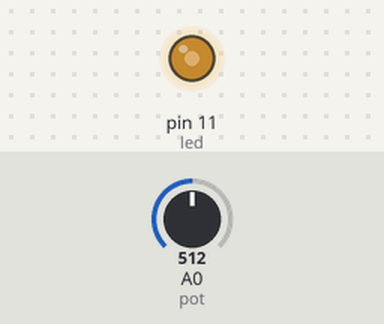
The sketch below on a simulated Arduino Uno, built with avr-gcc and run on an emulated ATmega328P. Parts: output pins drawn as LEDs (lit = HIGH). The inputs (shaded band) are chosen by the test bench; at power-on: A0 (pot) = 512.

Above: at 1.2 s.
1.3 s: A0 (pot) set to 716
At 1.8 s:
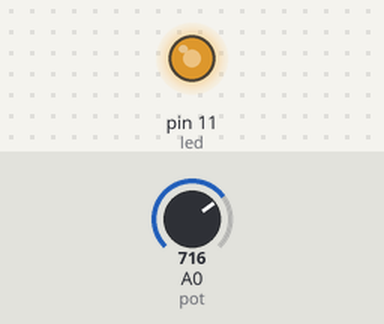
2.8 s: A0 (pot) set to 900
At 4.0 s:
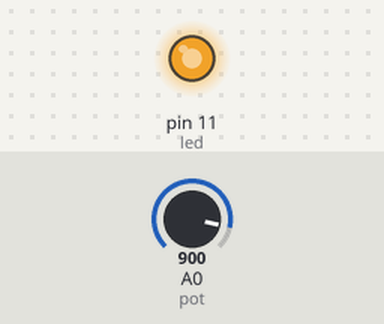
4.3 s: A0 (pot) set to 122
At 5.3 s:
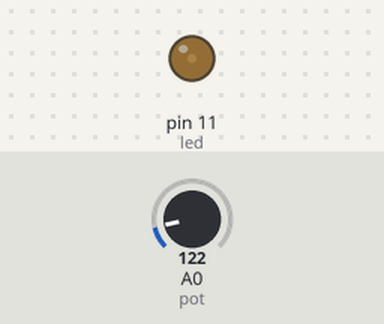
5.8 s: A0 (pot) set to 0
At 6.5 s:
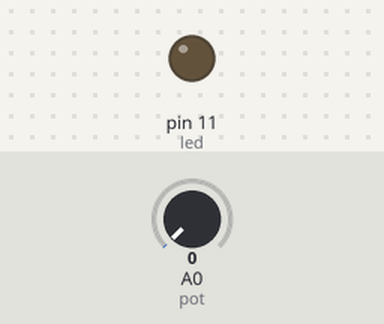
7.3 s: A0 (pot) set to 511
At 7.6 s:
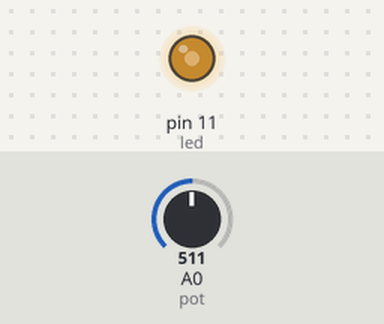
Timing chart, 0 to 9.8 s (numbered marks = the images above; inputs shaded):
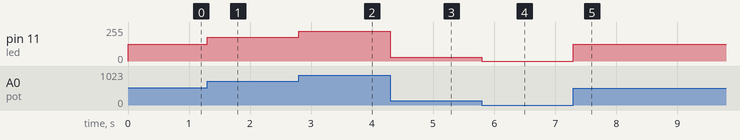

The sketch:

Exemplo_06_Dimmer.ino
```cpp
/*************************************************************************
 **                                                                     **
 **              CURSO ARDUINO PARA INICIANTES - ROBOCORE               **
 **                                                                     **
 ** Exemplo 06: Dimmer                                                  **
 **                                                                     **
 *************************************************************************/

int led = 11;     // Pino no qual o LED está conectado, no caso 11
int pot = A0;     // Pino no qual o potenciômetro está conectado, no caso A0
int saida = 0;    // Valor que será colocado no PWM, varia de 0 a 255

void setup()  {
  // não precisamos colocar nada no setup, para uma saída analógica não precisa configurar.
}

void loop()  {
  saida = analogRead(pot); // Lê o valor da entrada analógica (0 – 1023)
  saida = map(saida, 0, 1023, 0, 255); // Converte o valor da saída para valores entre 0-255
  analogWrite(led, saida); // Acende o LED com intensidade proporcional ao potenciômetro
}
```

Measured:
- after the input at 1.3 s, pin 11 (led): 127/255 → 178/255 at once
- after the input at 2.8 s, pin 11 (led): 178/255 → 224/255 at once
- after the input at 4.3 s, pin 11 (led): 224/255 → 30/255 at once
- after the input at 5.8 s, pin 11 (led): 30/255 → 0/255 at once
- after the input at 7.3 s, pin 11 (led): 0/255 → 127/255 at once
